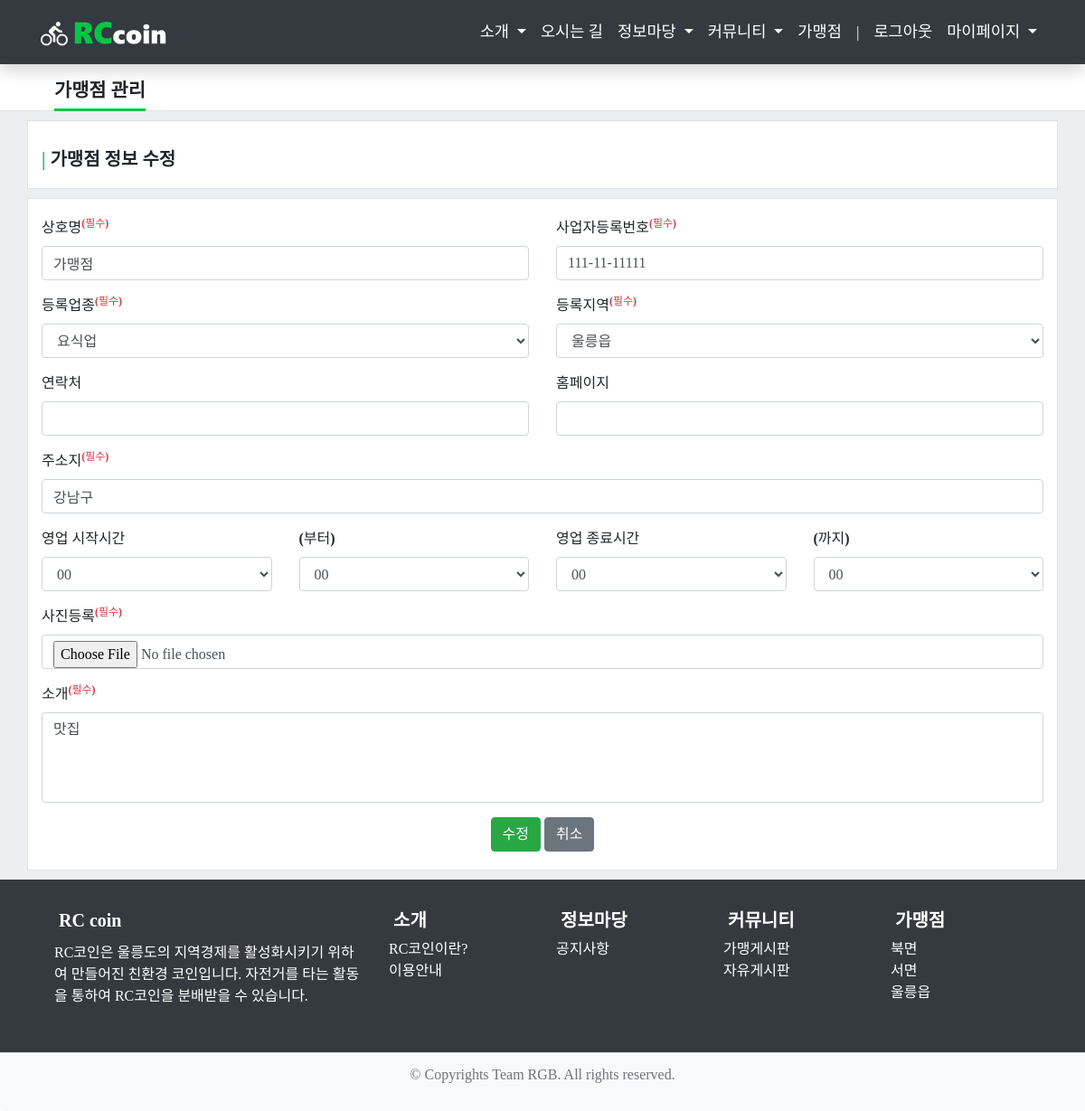
Screenshot of /store/apply/ (signed in) with the database file from the repository.
### store/models.py (models this page shows, shortened)
@python_2_unicode_compatible
class Store(models.Model):
    name = models.CharField(max_length=100, null=True)
    corporate_number = models.CharField(max_length=12, null=True)
    representative = models.ForeignKey(User, null=True, on_delete=models.CASCADE)
    category = models.ForeignKey(Category, null=True, on_delete=models.CASCADE)
    location = models.ForeignKey(Location, null=True, on_delete=models.CASCADE)
    address = models.CharField(max_length=100, null=True, default='-')
    phone_number = models.CharField(max_length=15, null=True, default='-')
    url = models.CharField(max_length=100, null=True, default='-')
    opening_hour = models.CharField(max_length=2, null=True)
    opening_minute = models.CharField(max_length=2, null=True)
    closing_hour = models.CharField(max_length=2, null=True)
    closing_minute = models.CharField(max_length=2, null=True)
    description = models.TextField(blank=True)
    registered_date = models.DateTimeField(auto_now_add=True, null=True)
    modified_date = models.DateTimeField(auto_now=True)
    status = models.IntegerField(default=1)

### store/views.py (the view)
# urls.py: path('apply/', edit_store, name='apply'),
@login_required
def edit_store(request):
    try:
        store = (Store.objects.filter(Q(representative_id=request.user.pk) & ~Q(status=3)))[0]
        photo = (Photo.objects.filter(Q(store_id=store.pk)))[0]
    except:
        store = Store()
        photo = Photo()
    if request.method == 'POST':
        store.name = request.POST.get('name', None)
        store.representative = request.user
        store.corporate_number = request.POST.get('corporate_number', None)
        store.location = get_object_or_404(Location, id=request.POST.get('location', 1))
        store.category = get_object_or_404(Category, id=request.POST.get('category', 1))
        store.phone_number = request.POST.get('phone_number', None)
        store.url = request.POST.get('url', None)
        store.address = request.POST.get('address', None)
        store.opening_hour = request.POST.get('opening_hour', None)
        store.opening_minute = request.POST.get('opening_minute', None)
        store.closing_hour = request.POST.get('closing_hour', None)
        store.closing_minute = request.POST.get('closing_minute', None)
        store.description = request.POST.get('description', None)
        store.status = 1
        store.save()
        photo.store_id = store.pk
        photo.image = request.FILES['image']
        photo.save()
        profile = get_object_or_404(Profile, user_id=request.user.pk)
        profile.type = 1
        profile.save()
        return redirect('store:info')
    else:
        category = Category.objects.all().order_by('id')
        category_list = []
        for domain in category:
            temp = {
                'id' : domain.id,
                'domain' : domain.domain
            }
            category_list.append(temp)
        categorys = {
            'category_list' : category_list
        }
        json_category = json.dumps(categorys)
        location = Location.objects.all().order_by('id')
        location_list = []
        for loc in location:
            temp = {
                'id' : loc.id,
                'loc' : loc.loc
            }
            location_list.append(temp)
        locations = {
            'location_list' : location_list
        }
        json_location = json.dumps(locations)
        data = {
            'store' : store,
            'photo' : photo,
            'categorys' : json_category,
            'locations' : json_location
        }
        return render(request, 'store/store_edit.html', data)

### store/templates/store/store_edit.html (shortened to what this page needs)
{% extends 'base.html' %}
{% block head %}
{% load staticfiles %}
{% endblock head %}
{% block body %}
    <div id="contents" class="page-header">
        <div class="container">
            <div class="row page-title">
                <a>가맹점 관리</a>
            </div>
        </div>
    </div>
    <div id="contents">
        <div class="container">
            <div class="row justify-content-center page">
                <div class="col-md card">
                    <div class="card-body">
                        {% if store.name != None %}
                        <h5 class="card-subtitle"><a style="color:#00c746;">|</a> 가맹점 정보 수정</h5>
                        {% else %}
                        <h5 class="card-subtitle"><a style="color:#00c746;">|</a> 가맹점 신청</h5>
                        {% endif %}
                    </div>
                </div>
            </div>
            <div class="row justify-content-center page">
                <div class="col-md card">
                    <div class="card-body">
                        {% if store.name != None %}
                        <form action="{% url 'store:edit' %}" method="POST" enctype="multipart/form-data" onsubmit="return chk_validate()">
                        {% else %}
                        <form action="{% url 'store:apply' %}" method="POST" enctype="multipart/form-data" onsubmit="return chk_validate()">
                        {% endif %}
                            <div class="row">
                                <div class="col-lg-6 col-md-12 form-group">
                                    <label for="name">상호명<sup class="text-danger">(필수)</sup></label>
                                    <div style="position:relative">
                                        <input id="name" type="text" class="form-control" name="name" value="{{ store.name }}" required autofocus style="padding-right: 60px;">
                                    </div>
                                </div>
                                <div class="col-lg-6 col-md-12 form-group">
                                    <label for="corporate_number">사업자등록번호<sup class="text-danger">(필수)</sup></label>
                                    <div style="position:relative">
                                        <input id="corporate_number" type="text" value="{{ store.corporate_number }}" class="form-control" name="corporate_number" placeholder="ex) 123-12-12345" required style="padding-right: 60px;">
                                    </div>
                                </div>
                            </div>
                            <div class="row">
                                <div class="col-lg-6 col-md-12 form-group">
                                    <label for="category">등록업종<sup class="text-danger">(필수)</sup></label>
                                    <div style="position:relative">
                                        <select id="category" name="category" class="form-control"></select>
                                    </div>
                                </div>
                                <div class="col-lg-6 col-md-12 form-group">
                                    <label for="location">등록지역<sup class="text-danger">(필수)</sup></label>
                                    <div style="position:relative">
                                        <select id="location" name="location" class="form-control"></select>
                                    </div>
                                </div>
                            </div>
                            <div class="row">
                                <div class="col-lg-6 col-md-12 form-group">
                                    <label for="phone_number">연락처</label>
                                    <div style="position:relative">
                                        <input id="phone_number" type="text" class="form-control" name="phone_number" value="{{ store.phone_number }}"style="padding-right: 60px;">
                                    </div>
                                </div>
                                <div class="col-lg-6 col-md-12 form-group">
                                    <label for="url">홈페이지</label>
                                    <div style="position:relative">
                                        <input id="url" type="text" class="form-control" name="url" value="{{ store.url }}" style="padding-right: 60px;">
                                    </div>
                                </div>
                            </div>
                            <div class="form-group">
                                <label for="username">주소지<sup class="text-danger">(필수)</sup></label>
                                <div style="position:relative">
                                    <input id="address" type="text" class="form-control" name="address" value="{{ store.address }}" required style="padding-right: 60px;">
                                </div>
                            </div>
                            <div class="row">
                                <div class="col-lg-3 col-md-6 form-group">
                                    <label for="opening_hour">영업 시작시간</label>
                                    <div style="position:relative">
                                        <select id="opening_hour" name="opening_hour" class="form-control">
                                        </select>
                                    </div>
                                </div>
                                <div class="col-lg-3 col-md-6 form-group">
                                    <label for="opening_minute">(부터)</label>
                                    <div style="position:relative">
                                        <select id="opening_minute" name="opening_minute" class="form-control">
                                        </select>
                                    </div>
                                </div>
                                <div class="col-lg-3 col-md-6 form-group">
                                    <label for="closing_hour">영업 종료시간</label>
                                    <div style="position:relative">
                                        <select id="closing_hour" name="closing_hour" class="form-control">
                                        </select>
                                    </div>
                                </div>
                                <div class="col-lg-3 col-md-6 form-group">
                                    <label for="closing_minute">(까지)</label>
                                    <div style="position:relative">
                                        <select id="closing_minute" name="closing_minute" class="form-control">
                                        </select>
                                    </div>
                                </div>
                            </div>
                            <div class="form-group">
                                <label for="image">사진등록<sup class="text-danger">(필수)</sup></label>
                                <div style="position:relative">
                                    <input type="file" id="image" name="image" accept="image/x-png,image/gif,image/jpeg" class="form-control" required />
                                </div>
                            </div>
                            <div class="form-group">
                                <label for="description">소개<sup class="text-danger">(필수)</sup></label>
                                <div style="position:relative">
                                    <textarea id="description" class="form-control" name="description" required style="padding-right: 60px; height: 100px; resize: none;">{{ store.description }}</textarea>
                                </div>
                            </div>
                            <div class="row2 justify-content-center">
                                {% if store.name != None %}
                                <input type="submit" class="btn btn-success" value="수정" />&nbsp;
                                <a href="{% url 'store:info' %}" class="btn btn-secondary">취소</a>
                                {% else %}
                                <input type="submit" class="btn btn-success" value="신청" />&nbsp;
                                <a href="{% url 'index' %}" class="btn btn-secondary">취소</a>
                                {% endif %}
                            </div>
                        </form>
                    </div>
                </div>
            </div>
        </div>
    </div>
{% endblock body %}

### wallet/static/css/style.css (style rules this page uses)
body { font-family: 'Nanum Gothic'; font-size: 1rem; background: #edeef2; height: 100vh; }
.row2 { display: -ms-flexbox; display: flex; -ms-flex-wrap: wrap; flex-wrap: wrap; margin-right: -15px; margin-left: -15px; }
a { text-decoration: none !important; }
.page { background-color: #fff; margin-top: 10px; margin-bottom: 10px; padding-top: 20px; padding-bottom: 20px; border: 1px solid #dee2e6; }
.page-header { height: 75px; background-color: #fff; border-bottom: 1px solid #dee2e6; }
.page-title { padding-top: 36px; padding-left: 30px; }
.page-title>a { font-size: 1.3rem; border-bottom: 3px solid #00c746; padding-bottom: 5px; font-weight: 600; }
.card { border: 0; border-radius: 0; }
.card { border: none; }
.card-subtitle { font-weight: 600; margin-top: 10px; }
.card-body { padding: 0rem; vertical-align: middle; }
.form-group > label { font-weight: 550; }
textarea.form-control { height: 200px; resize: none; }

### rows the page displays
Store: name "가맹점", corporate_number "111-11-11111", address "강남구", description "맛집"
